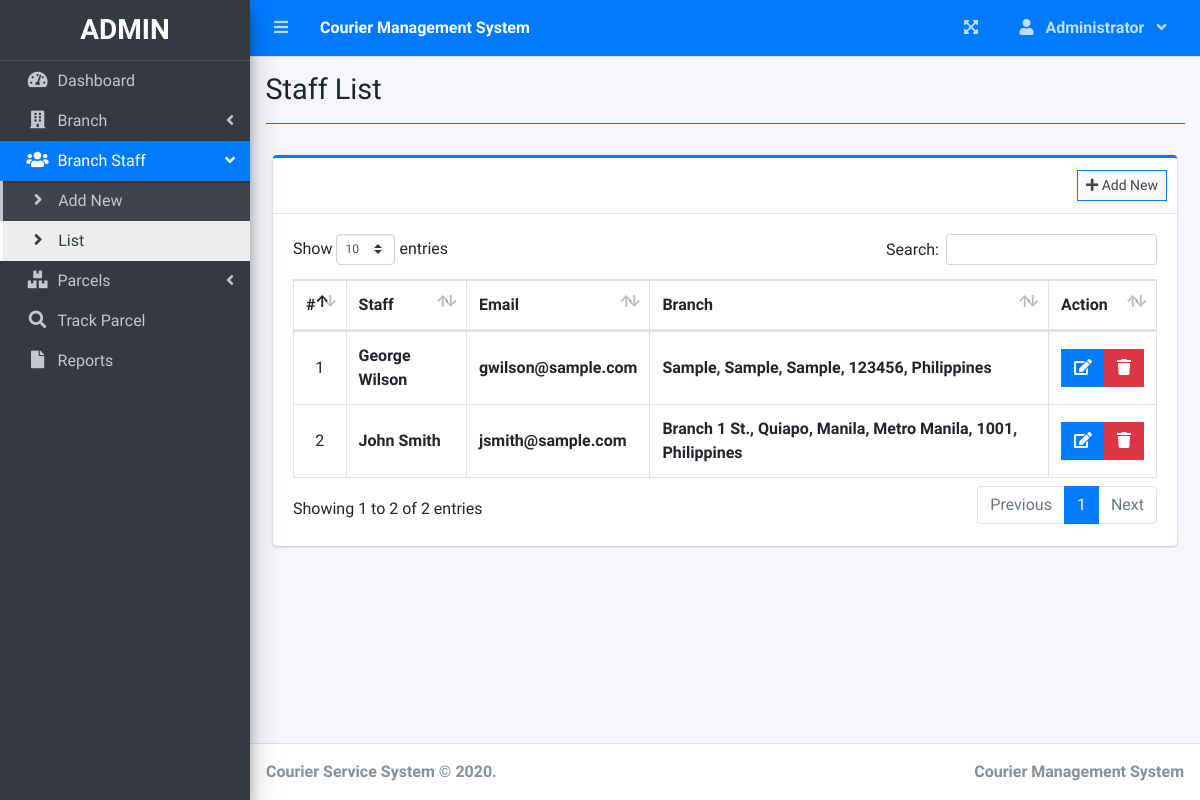
The page /index.php?page=staff_list (signed in) on the database as committed earlier.
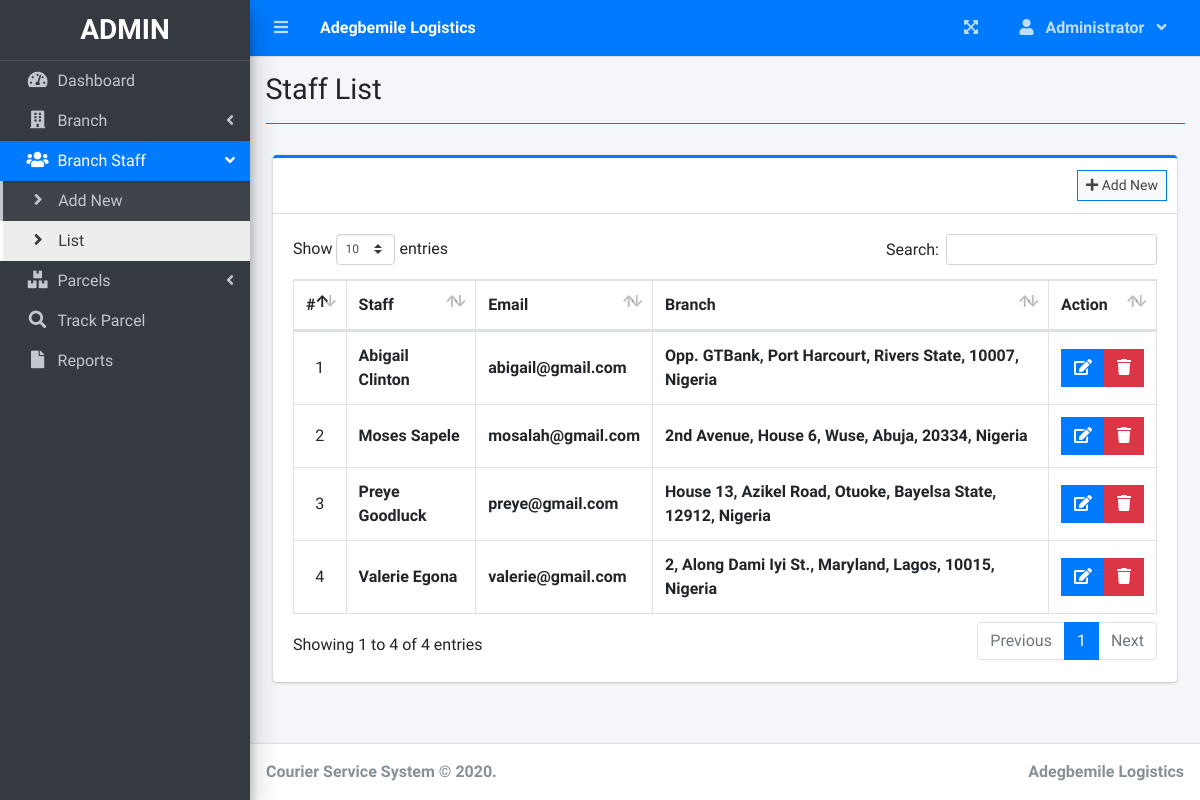
The same page on the database as committed later.
### tables this page shows
CREATE TABLE `users` (
  `id` int(30) NOT NULL,
  `firstname` varchar(200) NOT NULL,
  `lastname` varchar(200) NOT NULL,
  `email` varchar(200) NOT NULL,
  `password` text NOT NULL,
  `type` tinyint(1) NOT NULL DEFAULT '2' COMMENT '1 = admin, 2 = staff',
  `branch_id` int(30) NOT NULL,
  `date_created` datetime NOT NULL DEFAULT CURRENT_TIMESTAMP
);

### staff_list.php (the view, shortened to what this page needs)
<?php include'db_connect.php' ?>
<div class="col-lg-12">
	<div class="card card-outline card-primary">
		<div class="card-header">
			<div class="card-tools">
				<a class="btn btn-block btn-sm btn-default btn-flat border-primary " href="./index.php?page=new_staff"><i class="fa fa-plus"></i> Add New</a>
			</div>
		</div>
		<div class="card-body">
			<table class="table tabe-hover table-bordered" id="list">
				<!-- <colgroup>
					<col width="5%">
					<col width="15%">
					<col width="25%">
					<col width="25%">
					<col width="15%">
				</colgroup> -->
				<thead>
					<tr>
						<th class="text-center">#</th>
						<th>Staff</th>
						<th>Email</th>
						<th>Branch</th>
						<th>Action</th>
					</tr>
				</thead>
				<tbody>
					<?php
					$i = 1;
					$qry = $conn->query("SELECT u.*,concat(u.firstname,' ',u.lastname) as name,concat(b.street,', ',b.city,', ',b.state,', ',b.zip_code,', ',b.country) as baddress FROM users u inner join branches b on b.id = u.branch_id where u.type = 2 order by concat(u.firstname,' ',u.lastname) asc ");
					while($row= $qry->fetch_assoc()):
					?>
					<tr>
						<td class="text-center"><?php echo $i++ ?></td>
						<td><b><?php echo ucwords($row['name']) ?></b></td>
						<td><b><?php echo ($row['email']) ?></b></td>
						<td><b><?php echo ucwords($row['baddress']) ?></b></td>
						<td class="text-center">
		                    <div class="btn-group">
		                        <a href="index.php?page=edit_staff&id=<?php echo $row['id'] ?>" class="btn btn-primary btn-flat ">
		                          <i class="fas fa-edit"></i>
		                        </a>
		                        <button type="button" class="btn btn-danger btn-flat delete_staff" data-id="<?php echo $row['id'] ?>">
		                          <i class="fas fa-trash"></i>
		                        </button>
	                      </div>
						</td>
					</tr>
				<?php endwhile; ?>
				</tbody>
			</table>
		</div>
	</div>
</div>

### index.php (shortened to what this page needs)
<!DOCTYPE html>
<html lang="en">
<?php
	include 'header.php'
?>
<body class="hold-transition sidebar-mini layout-fixed layout-navbar-fixed layout-footer-fixed">
<div class="wrapper">
  <?php include 'topbar.php' ?>
  <?php include 'sidebar.php' ?>
  <div class="content-wrapper">
    <div class="content-header">
      <div class="container-fluid">
        <div class="row mb-2">
          <div class="col-sm-6">
            <h1 class="m-0"><?php echo $title ?></h1>
          </div>
        </div>
            <hr class="border-primary">
      </div>
    </div>
    <section class="content">
      <div class="container-fluid">
         <?php
            $page = isset($_GET['page']) ? $_GET['page'] : 'home';
            if(!file_exists($page.".php")){
                include '404.html';
            }else{
            include $page.'.php';
            }
          ?>
      </div>
    </section>
  </div>
  <footer class="main-footer">
    <strong>Courier Service System &copy; 2020</a>.</strong>
    <div class="float-right d-none d-sm-inline-block">
      <b><?php echo $_SESSION['system']['name'] ?></b>
    </div>
  </footer>
</div>
</body>
</html>

### topbar.php (shortened to what this page needs)
<nav class="main-header navbar navbar-expand navbar-primary navbar-dark ">
  <ul class="navbar-nav">
    <?php if(isset($_SESSION['login_id'])): ?>
    <li class="nav-item">
      <a class="nav-link" data-widget="pushmenu" href="" role="button"><i class="fas fa-bars"></i></a>
    </li>
  <?php endif; ?>
    <li>
      <a class="nav-link text-white"  href="./" role="button"> <large><b><?php echo $_SESSION['system']['name'] ?></b></large></a>
    </li>
  </ul>
  <ul class="navbar-nav ml-auto">
    <li class="nav-item">
      <a class="nav-link" data-widget="fullscreen" href="#" role="button">
        <i class="fas fa-expand-arrows-alt"></i>
      </a>
    </li>
   <li class="nav-item dropdown">
          <a class="nav-link"  data-toggle="dropdown" aria-expanded="true" href="javascript:void(0)">
            <span>
              <div class="d-felx badge-pill">
                <span class="fa fa-user mr-2"></span>
                <span><b><?php echo ucwords($_SESSION['login_firstname']) ?></b></span>
                <span class="fa fa-angle-down ml-2"></span>
              </div>
            </span>
          </a>
    </li>
  </ul>
</nav>

Rows that differ between the two databases and show on the page:
added users: name "Abigail Clinton", email "abigail@gmail.com", baddress "Opp. GTBank, Port Harcourt, Rivers State, 10007, Nigeria"
changed users: name "John Smith" → "Moses Sapele"; email "jsmith@sample.com" → "mosalah@gmail.com"; baddress "Branch 1 St., Quiapo, Manila, Metro Manila, 1001, Philippines" → "2nd Avenue, House 6, Wuse, Abuja, 20334, Nigeria"; moves up the list
changed users: name "George Wilson" → "Preye Goodluck"; email "gwilson@sample.com" → "preye@gmail.com"; baddress "Sample, Sample, Sample, 123456, Philippines" → "House 13, Azikel Road, Otuoke, Bayelsa State, 12912, Nigeria"
added users: name "Valerie Egona", email "valerie@gmail.com", baddress "2, Along Dami Iyi St., Maryland, Lagos, 10015, Nigeria"
Other text that changed with them:
$_SESSION['system']['name']: "Courier Management System" → "Adegbemile Logistics"
text written by a page script: "Show entries Search: Showing 1 to 2 of 2 entries Previous 1 Next" → "Show entries Search: Showing 1 to 4 of 4 entries Previous 1 Next"
